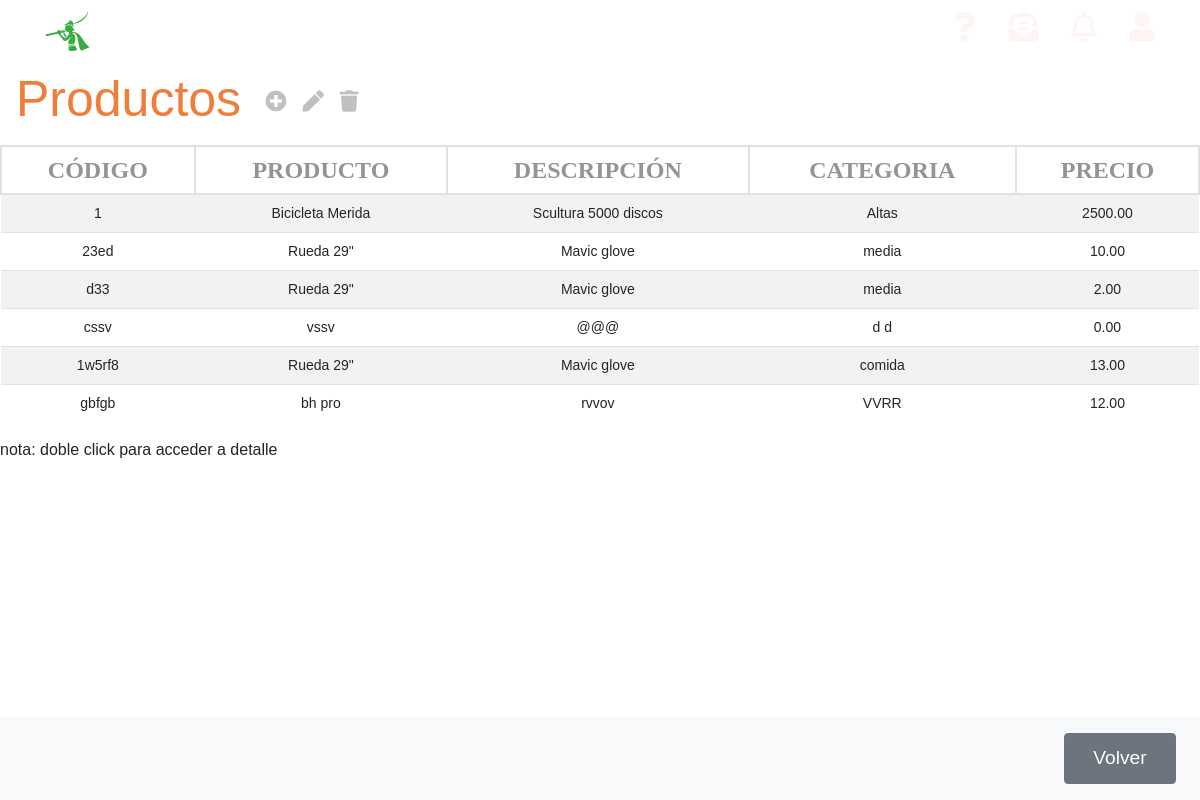
Before: /appEntrega/productos/ with the older database file.
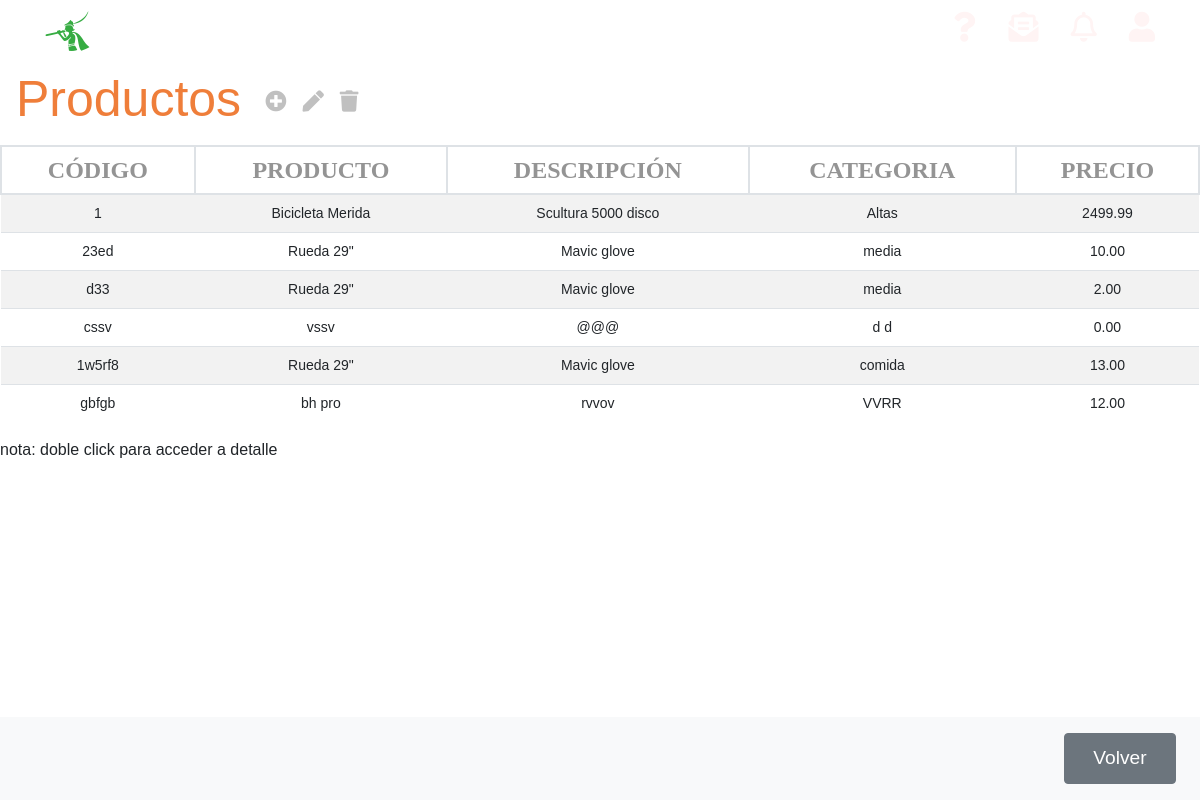
After: the same page with the newer database file.
### appEntrega/models.py (models this page shows, shortened)
class Producto(models.Model):
    producto_referencia = models.CharField(max_length=13, primary_key=True)
    producto_nombre = models.CharField(max_length=50)
    producto_descripcion = models.CharField(max_length=250)
    producto_categoria = models.CharField(max_length=50)
    producto_precio = models.DecimalField(max_digits=10, decimal_places=2, default=0)

### appEntrega/views.py (the view)
# urls.py: path('productos/', ProductoListView.as_view(), name='listaProducto'),
class ProductoListView(ListView):
    model = Producto
    template_name = 'listaProductos.html'
    context_object_name = 'lista_productos'

### appEntrega/templates/listaProductos.html
{% extends 'base.html' %}
{% block content %}
<div class="">
    <nav class="navbar navbar-light table-navbar">
        <h2 class="orange-color">Productos</h2>
        <ul class="navbar-nav mr-auto flex-row">
            <li class="nav-item m-0 ml-3">
                <i class="fas fa-plus-circle fa-lg c-grey"
                    onclick="location.href='http://127.0.0.1:8000/appEntrega/productos/nuevo/'"></i>
            </li>
            <li class="nav-item m-0">
                <i class="fas fa-pen fa-lg c-grey"></i>
            </li>
            <li class="nav-item m-0">
                <i class="fas fa-trash fa-lg c-grey"></i>
            </li>
        </ul>
    </nav>
</div>
<div class="row">
    <div class="col-md-12">
        <table class="table-deustronic table table-striped table-hover">
            <thead>
                <tr>
                    <th>CÓDIGO</th>
                    <th>PRODUCTO</th>
                    <th>DESCRIPCIÓN</th>
                    <th>CATEGORIA</th>
                    <th>PRECIO</th>
                </tr>
            </thead>
            <tbody>
                {% if lista_productos %}
                {% for producto in lista_productos %}
                <tr ondblclick="location.href='http://127.0.0.1:8000/appEntrega/productos/{{producto.pk}}/editar'">
                    <td>
                        {{producto.producto_referencia}}
                    </td>
                    <td>{{producto.producto_nombre}}</td>
                    <td>{{producto.producto_descripcion}}</td>
                    <td>{{producto.producto_categoria}}</td>
                    <td>{{producto.producto_precio}}</td>
                </tr>
                {% endfor %}
                {% else %}
                <tr>
                    <td colspan="5">
                        <p>No existen Componentes</p>
                    </td>
                </tr>
                {% endif %}
            </tbody>
        </table>
        <p>nota: doble click para acceder a detalle</p>
    </div>
</div>
<nav class="navbar navbar-light bg-light fixed-bottom">
    <div class="form-inline ml-auto">
        <button onclick="location.href='http://127.0.0.1:8000/appEntrega'" class="btn boton-nav btn-secondary m-2"
            type="button">Volver</button>
    </div>
</nav>
{% endblock %}

Changed rows visible on the page:
changed Producto "Bicicleta Merida": producto_descripcion "Scultura 5000 discos" → "Scultura 5000 disco"; producto_precio "2500.00" → "2499.99"
